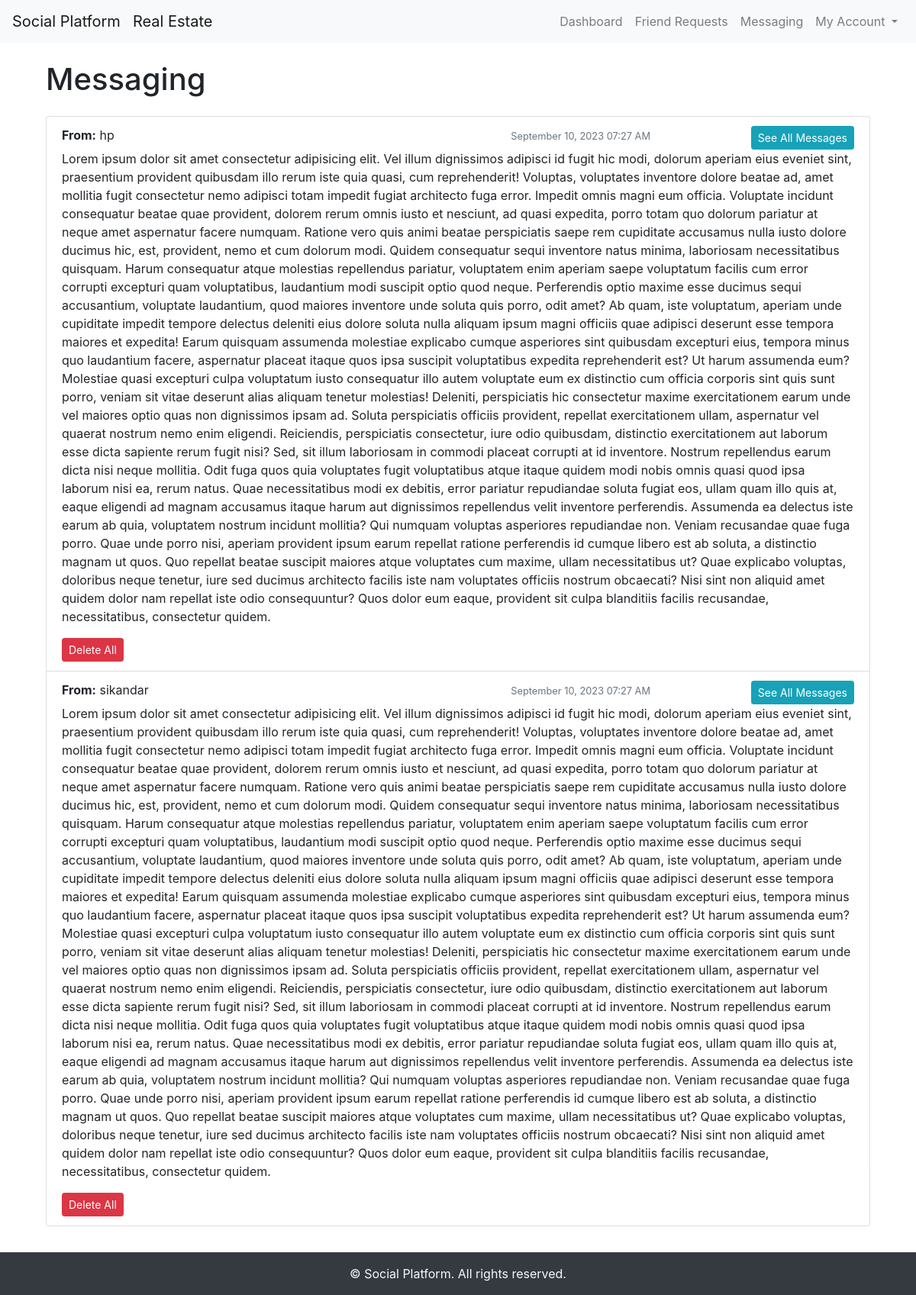
/social/messaging/ (signed in), run on the app's committed database.
### social/models.py (models this page shows, shortened)
class Message(models.Model):
    sender = models.ForeignKey(User, related_name='sent_messages', on_delete=models.CASCADE)
    receiver = models.ForeignKey(User, related_name='received_messages', on_delete=models.CASCADE)
    content = models.TextField()
    timestamp = models.DateTimeField(auto_now_add=True)
    is_read = models.BooleanField(default=False)  # Add this line to define the 'is_read' field

### social/views.py (the view)
# urls.py: path('messaging/', views.messaging, name='messaging'),
@login_required
def messaging(request):
    messages_inbox = Message.objects.filter(receiver=request.user).values('sender').annotate(last_message=Max('timestamp'))
    latest_messages = Message.objects.filter(receiver=request.user, timestamp__in=messages_inbox.values('last_message'))
    users_with_messages = User.objects.filter(id__in=messages_inbox.values('sender'))
    if request.method == 'POST':
        form = MessageForm(request.POST)
        if form.is_valid():
            receiver = form.cleaned_data['receiver']
            content = form.cleaned_data['content']
            if can_send_message(request.user, receiver):
                message = Message(sender=request.user, receiver=receiver, content=content)
                message.save()
                messages.success(request, "Message sent successfully.")
                return redirect('social:messaging')  # Redirect back to the messaging page after sending the message
            else:
                messages.error(request, "You cannot message this user due to privacy settings.")
    else:
        form = MessageForm()
    return render(request, 'social/messaging.html', {'messages_inbox': messages_inbox, 'form': form, 'latest_messages': latest_messages, 'users_with_messages': users_with_messages})

### social/templates/social/messaging.html (shortened to what this page needs)
{% extends 'social/base.html' %}
{% block content %}
<div class="container">
    <h1 class="mt-4">Messaging</h1>
    <ul class="list-group mt-4">
        {% for message in latest_messages %}
            <li class="list-group-item">
                <div class="row">
                    <div class="col-md-6">
                        <strong>From:</strong> {{ message.sender.username }}
                    </div>
                    <div class="col-md-3 text-right">
                        <small class="text-muted">{{ message.timestamp|date:"F d, Y H:i A" }}</small>
                    </div>
                    <div class="col-md-3 text-right">
                        <a href="{% url 'social:message_thread' message.sender.username %}" class="btn btn-info btn-sm">See All Messages</a>
                    </div>
                </div>
                <p>{{ message.content }}</p>
                <div >
                    <a href="{% url 'social:delete_message' message.id %}" class="btn btn-danger btn-sm">Delete All</a>
                </div>
            </li>
        {% empty %}
            <li class="list-group-item">No messages</li>
        {% endfor %}
    </ul>
</div>
{% endblock %}

### data on the page
Message: sender.username "hp", timestamp "September 10, 2023 07:27 AM", content "Lorem ipsum dolor sit amet consectetur adipisicing elit. Vel illum dignissimos adipisci id fugit hic modi, dolorum aperiam eius eveniet sint, praesentium provident quibusdam illo rerum iste quia quasi, cum reprehenderit! Voluptas, voluptates inventore dolore beatae ad, amet mollitia fugit consectetur nemo adipisci totam impedit fugiat architecto fuga error. Impedit omnis magni eum officia. Voluptate incidunt consequatur beatae quae provident, dolorem rerum omnis iusto et nesciunt, ad quasi expedita, porro totam quo dolorum pariatur at neque amet aspernatur facere numquam. Ratione vero quis animi beatae perspiciatis saepe rem cupiditate accusamus nulla iusto dolore ducimus hic, est,…"
Message: sender.username "sikandar", timestamp "September 10, 2023 07:27 AM", content "Lorem ipsum dolor sit amet consectetur adipisicing elit. Vel illum dignissimos adipisci id fugit hic modi, dolorum aperiam eius eveniet sint, praesentium provident quibusdam illo rerum iste quia quasi, cum reprehenderit! Voluptas, voluptates inventore dolore beatae ad, amet mollitia fugit consectetur nemo adipisci totam impedit fugiat architecto fuga error. Impedit omnis magni eum officia. Voluptate incidunt consequatur beatae quae provident, dolorem rerum omnis iusto et nesciunt, ad quasi expedita, porro totam quo dolorum pariatur at neque amet aspernatur facere numquam. Ratione vero quis animi beatae perspiciatis saepe rem cupiditate accusamus nulla iusto dolore ducimus hic, est,…"
